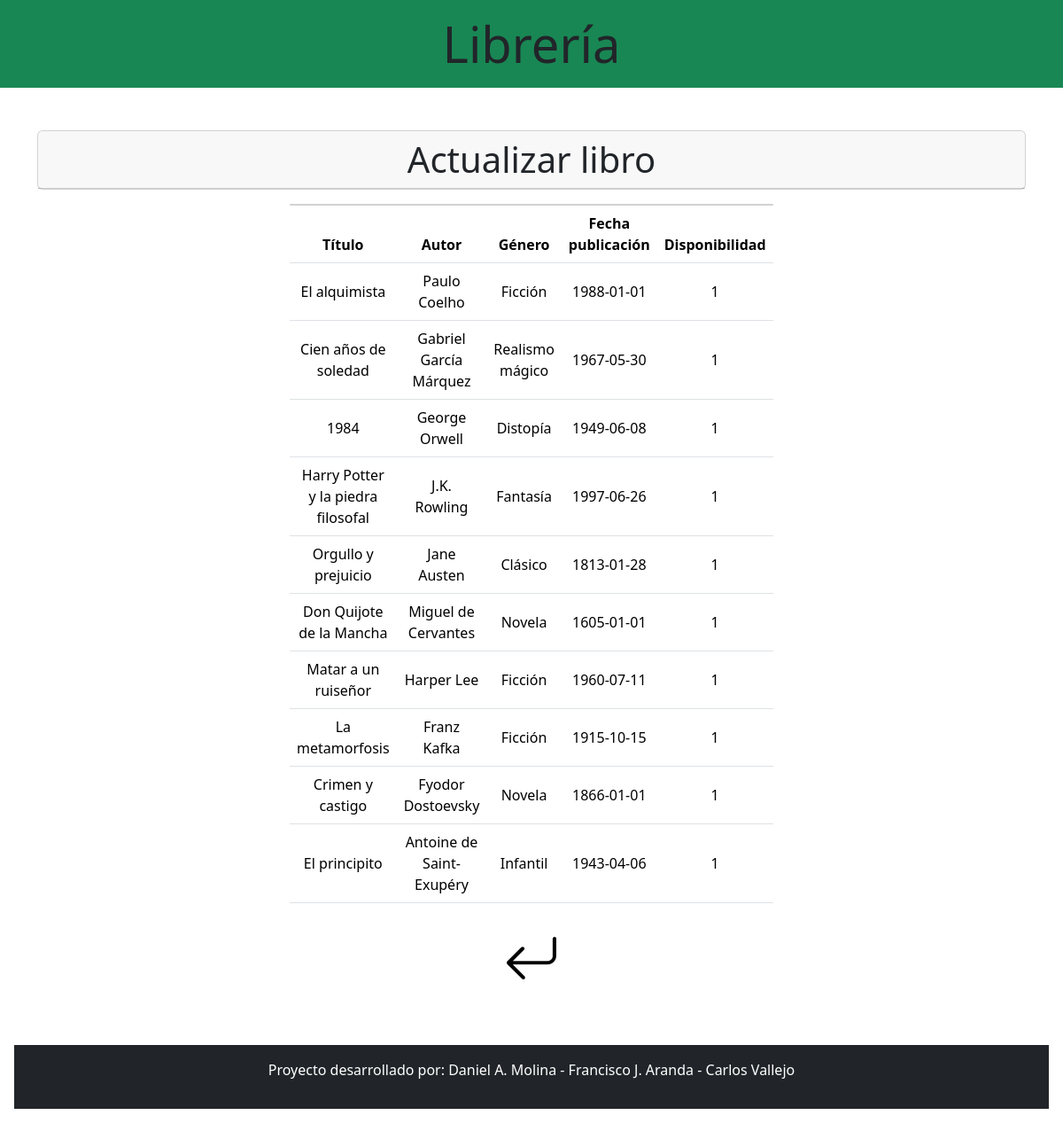
The app's page /crudLibro/actualiza.php with its own data.
### tables this page shows
CREATE TABLE IF NOT EXISTS `libros` (
  `id_libro` int NOT NULL AUTO_INCREMENT,
  `titulo` varchar(100) NOT NULL,
  `autor` varchar(100) NOT NULL,
  `genero` varchar(100) NOT NULL,
  `fecha_publicacion` date NOT NULL,
  `disponibilidad` tinyint(1) NOT NULL,
  PRIMARY KEY (`id_libro`)
);

### crudLibro/actualiza.php (the view, shortened to what this page needs)
<?php
include "conexion.php";
include "header.php";
?>
<body>
    <div class="container my-5">
        <div class="row">
            <div class="col text-center">
                <div class="card">
                    <div class="card-header display-6">
                        Actualizar libro
                    </div>
                </div>
                <div class="row mt-3 justify-content-md-center">
                    <div class="col-md-6">
                        <div class="card">
                            <?php
                            mysqli_select_db($conexion, "libreria");
                            $consulta = "SELECT * FROM libros";
                            $registros = mysqli_query($conexion, $consulta);
                            ?>
                        </div>
                        <div class="table-responsive">
                            <table class="table table-hover">
                                <thead>
                                    <tr>
                                        <th scope="col">Título</th>
                                        <th scope="col">Autor</th>
                                        <th scope="col">Género</th>
                                        <th scope="col">Fecha publicación</th>
                                        <th scope="col">Disponibilidad</th>
                                    </tr>
                                </thead>
                                <tbody>
                                    <?php
                                    while ($registro = mysqli_fetch_row($registros)) {
                                    ?>
                                        <tr class="align-middle">
                                            <td><?php echo $registro[1]; ?></td>
                                            <td><?php echo $registro[2]; ?></td>
                                            <td><?php echo $registro[3]; ?></td>
                                            <td><?php echo $registro[4]; ?></td>
                                            <td><?php echo $registro[5]; ?></td>
                                        </tr>
                                    <?php
                                    }
                                    ?>
                                </tbody>
                            </table>
                        </div>
                    </div>
                    <a href="panel_admin.php"><i class="bi-arrow-return-left px-3" style="font-size:4rem; color:black;"></i></a>
                </div>
            </div>
        </div>
    </div>
</body>
<?php include("../footer_libros.php"); ?>

### crudLibro/header.php (shortened to what this page needs)
<!doctype html>
<html lang="es">
<head>
    <link href="https://cdn.jsdelivr.net/npm/bootstrap@5.3.2/dist/css/bootstrap.min.css" rel="stylesheet" />
    <link rel="stylesheet" href="https://cdn.jsdelivr.net/npm/bootstrap-icons@1.11.2/font/bootstrap-icons.min.css">
</head>
<body>
    <header class="container-fluid bg-success text-center py-3 display-4">
        Librería
    </header>
    <main>

### footer_libros.php
<div class="text-center p-3 m-3 bg-dark">
    <p class="text-white">Proyecto desarrollado por: Daniel A. Molina - Francisco J. Aranda - Carlos Vallejo</p>
</div>

### records on screen
libros: titulo "El alquimista", autor "Paulo Coelho", genero "Ficción", fecha_publicacion "1988-01-01", disponibilidad "1"
libros: titulo "Cien años de soledad", autor "Gabriel García Márquez", genero "Realismo mágico", fecha_publicacion "1967-05-30", disponibilidad "1"
libros: titulo "1984", autor "George Orwell", genero "Distopía", fecha_publicacion "1949-06-08", disponibilidad "1"
libros: titulo "Harry Potter y la piedra filosofal", autor "J.K. Rowling", genero "Fantasía", fecha_publicacion "1997-06-26", disponibilidad "1"
libros: titulo "Orgullo y prejuicio", autor "Jane Austen", genero "Clásico", fecha_publicacion "1813-01-28", disponibilidad "1"
libros: titulo "Don Quijote de la Mancha", autor "Miguel de Cervantes", genero "Novela", fecha_publicacion "1605-01-01", disponibilidad "1"
libros: titulo "Matar a un ruiseñor", autor "Harper Lee", genero "Ficción", fecha_publicacion "1960-07-11", disponibilidad "1"
libros: titulo "La metamorfosis", autor "Franz Kafka", genero "Ficción", fecha_publicacion "1915-10-15", disponibilidad "1"
libros: titulo "Crimen y castigo", autor "Fyodor Dostoevsky", genero "Novela", fecha_publicacion "1866-01-01", disponibilidad "1"
libros: titulo "El principito", autor "Antoine de Saint-Exupéry", genero "Infantil", fecha_publicacion "1943-04-06", disponibilidad "1"
